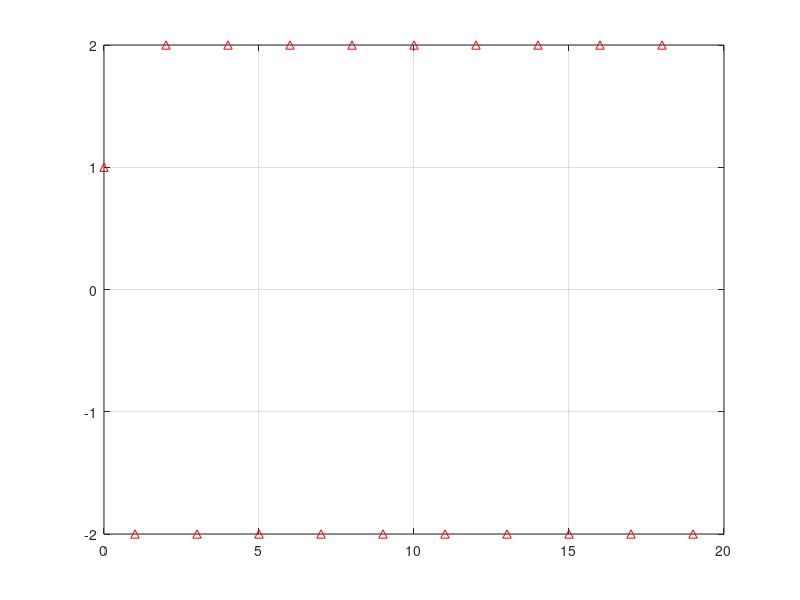
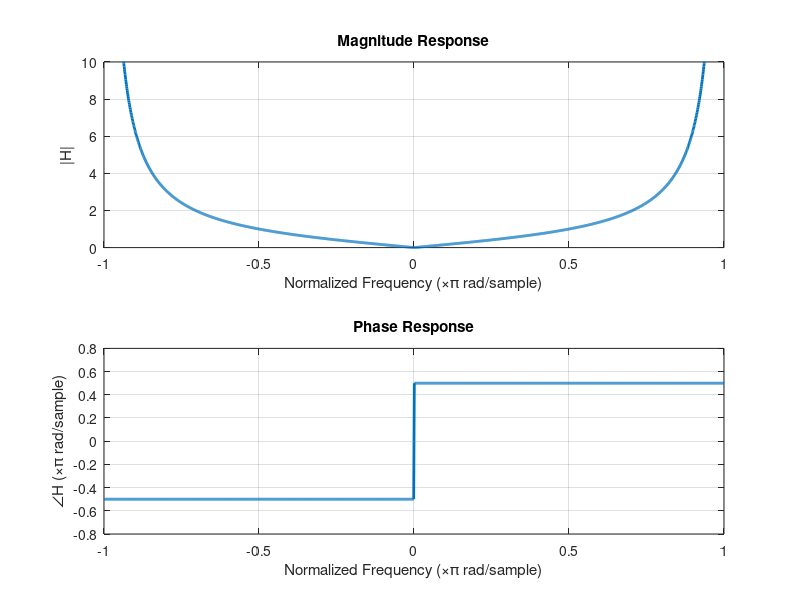
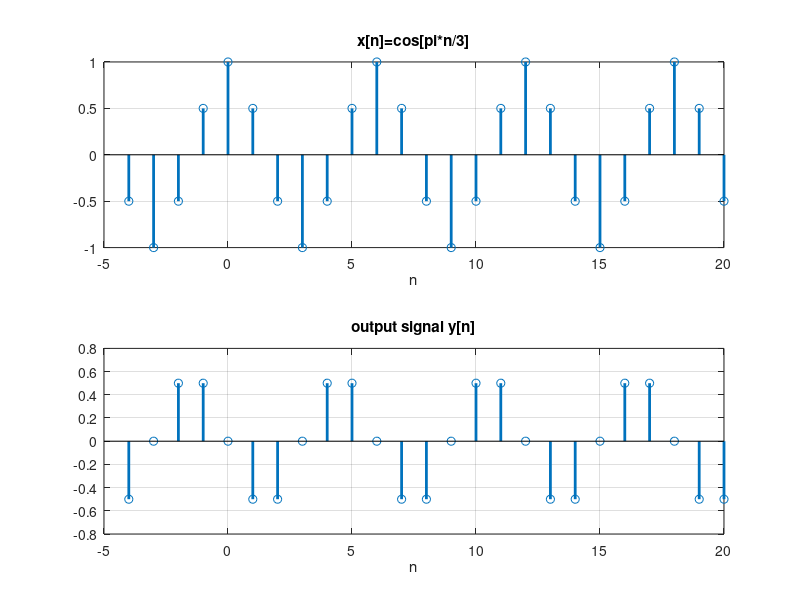
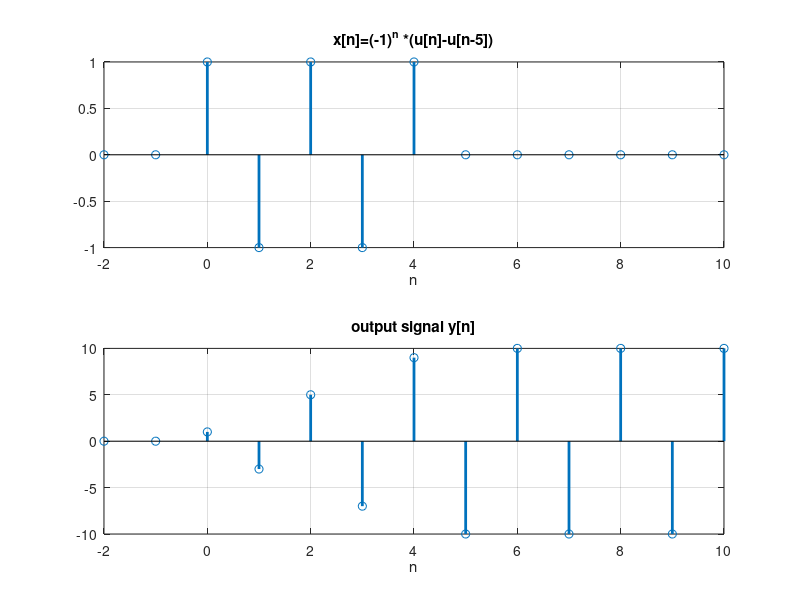

Recreate these plots in MATLAB, in order.
close all; clear;clc;
% y[n] = x[n]- x[n-1] -y[n-1]
b = [1 -1]; % coefficient of x
a = [1 1]; % coefficient of y
%% plot impulse response
impz(b,a,20),grid;

%% plot frequency response
w=(-1:0.001:1)*pi;
H_w = freqz(b,a,w);
figure
subplot(2,1,1)
hndl(1)=plot(w/pi,abs(H_w)); grid
ylim([0 min(10,max(abs(H_w)))])
xlabel('Normalized Frequency (\times\pi rad/sample)') 
ylabel('|H|')
title('Magnitude Response')

subplot(2,1,2)
hndl(2)=plot(w/pi,angle(H_w)/pi); grid
xlabel('Normalized Frequency (\times\pi rad/sample)')
ylabel('\angleH (\times\pi rad/sample)')
title('Phase Response')
%% get response to x[n] = cos[pi*n/3]
% by filter function
n= -4:20;
x_n = cos(pi*n/3);
figure
subplot(2,1,1)
hndl(3)=stem(n,x_n);grid
title('x[n]=cos[pi*n/3]'),xlabel('n')

y_n = filter(b,a,x_n);
subplot(2,1,2)
hndl(4)=stem(n,y_n);grid
title('output signal y[n]'),xlabel('n')
set(hndl,'LineWidth',2)

%% get response to x[n] = (-1)^n *(u[n]-u[n-5])
% by filter function
n1= -2:10;
x_n1 = (-1).^n1 .*((n1>=0)-((n1-5)>=0));
figure
subplot(2,1,1)
hndl(3)=stem(n1,x_n1);grid
title('x[n]=(-1)^n *(u[n]-u[n-5])'),xlabel('n')

y_n1 = filter(b,a,x_n1);
subplot(2,1,2)
hndl(4)=stem(n1,y_n1);grid
title('output signal y[n]'),xlabel('n')
set(hndl,'LineWidth',2)